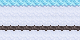

The image is a tile-based game level rendered from a .tmx file. Its description and complete source (layers, tilesets, objects, tile grids) follow:
An orthogonal 10x5 tile map with 8x8 px tiles, 2 tile layers (Floor, Cosmetic) and 2 objects (Spawn, Goal).

<map version="1.2" tiledversion="1.2.2" orientation="orthogonal" renderorder="right-down" width="10" height="5" tilewidth="8" tileheight="8" infinite="0" nextlayerid="4" nextobjectid="16">
 <tileset firstgid="1" source="../asset/SNOW_ICE_TILESET.tsx" />
 <layer id="1" name="Floor" width="10" height="5">
  <data encoding="csv">
2,2,2,2,2,2,2,2,2,2,
18,18,18,18,18,18,68,68,18,18,
67,67,67,67,67,67,67,67,67,67,
147,147,147,147,147,147,147,147,147,147,
18,18,18,18,18,18,18,18,18,18
</data>
 </layer>
 <layer id="2" name="Cosmetic" width="10" height="5">
  <data encoding="csv">
0,0,39,39,39,39,39,39,0,0,
39,39,39,39,39,39,39,39,39,39,
0,0,39,39,39,39,39,39,0,0,
0,39,39,39,39,39,39,39,39,39,
0,0,0,39,39,39,39,39,39,39
</data>
 </layer>
 <objectgroup id="3" name="Objects">
  <object id="13" type="Spawn" gid="138" x="64" y="24" width="8" height="8" />
  <object id="14" type="Goal" gid="170" x="8" y="24" width="8" height="8" />
 </objectgroup>
</map>
